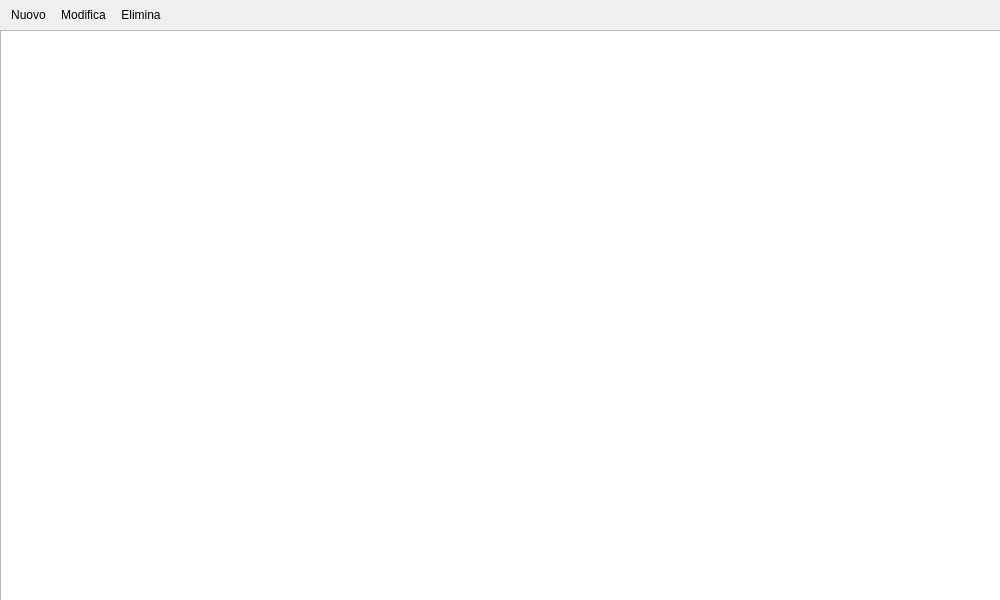
<?xml version="1.0" encoding="UTF-8"?>
<ui version="4.0">
 <class>Commenti_Ricerca</class>
 <widget class="QDialog" name="Commenti_Ricerca">
  <property name="geometry">
   <rect>
    <x>0</x>
    <y>0</y>
    <width>1000</width>
    <height>600</height>
   </rect>
  </property>
  <property name="minimumSize">
   <size>
    <width>1000</width>
    <height>600</height>
   </size>
  </property>
  <property name="maximumSize">
   <size>
    <width>1000</width>
    <height>600</height>
   </size>
  </property>
  <property name="windowTitle">
   <string>Commenti</string>
  </property>
  <property name="windowIcon">
   <iconset>
    <normaloff>../../../Documenti/LSO/FM_Client/Icone/inbox_film.ico</normaloff>../../../Documenti/LSO/FM_Client/Icone/inbox_film.ico</iconset>
  </property>
  <widget class="QTableView" name="tabella">
   <property name="geometry">
    <rect>
     <x>0</x>
     <y>30</y>
     <width>1001</width>
     <height>571</height>
    </rect>
   </property>
   <property name="editTriggers">
    <set>QAbstractItemView::NoEditTriggers</set>
   </property>
   <property name="alternatingRowColors">
    <bool>true</bool>
   </property>
   <property name="selectionMode">
    <enum>QAbstractItemView::SingleSelection</enum>
   </property>
  </widget>
  <widget class="QToolBar" name="toolBar">
   <property name="geometry">
    <rect>
     <x>0</x>
     <y>0</y>
     <width>551</width>
     <height>30</height>
    </rect>
   </property>
   <property name="movable">
    <bool>false</bool>
   </property>
   <property name="floatable">
    <bool>false</bool>
   </property>
   <addaction name="actionNuovo"/>
   <addaction name="actionModifica"/>
   <addaction name="actionElimina"/>
  </widget>
  <action name="actionNuovo">
   <property name="icon">
    <iconset>
     <normaloff>Icone/add.png</normaloff>Icone/add.png</iconset>
   </property>
   <property name="text">
    <string>Nuovo</string>
   </property>
   <property name="shortcut">
    <string>Ctrl+N</string>
   </property>
  </action>
  <action name="actionModifica">
   <property name="icon">
    <iconset>
     <normaloff>Icone/application_edit.png</normaloff>Icone/application_edit.png</iconset>
   </property>
   <property name="text">
    <string>Modifica</string>
   </property>
   <property name="shortcut">
    <string>Ctrl+M</string>
   </property>
  </action>
  <action name="actionElimina">
   <property name="icon">
    <iconset>
     <normaloff>Icone/delete.png</normaloff>Icone/delete.png</iconset>
   </property>
   <property name="text">
    <string>Elimina</string>
   </property>
   <property name="shortcut">
    <string>Ctrl+E</string>
   </property>
  </action>
 </widget>
 <resources/>
<connections>
  <connection>
   <sender>actionNuovo</sender>
   <signal>triggered()</signal>
   <receiver>Commenti_Ricerca</receiver>
   <slot>bNuovo_Clicked()</slot>  
  </connection>
  <connection>
   <sender>actionModifica</sender>
   <signal>triggered()</signal>
   <receiver>Commenti_Ricerca</receiver>
   <slot>bModifica_Clicked()</slot>  
  </connection>
  <connection>
   <sender>actionElimina</sender>
   <signal>triggered()</signal>
   <receiver>Commenti_Ricerca</receiver>
   <slot>bElimina_Clicked()</slot>  
  </connection>  
 </connections>
</ui>
